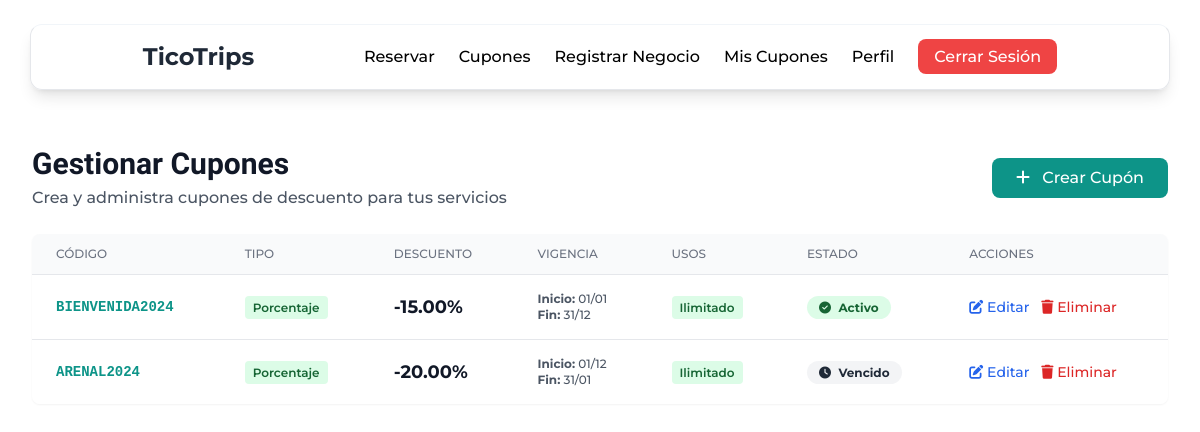
Screenshot of /index.php?controller=business&action=manageCoupons (signed in) with the database file from the repository.
### tables this page shows
CREATE TABLE `cupones_b2b` (
`id_cupon` BIGINT UNSIGNED NOT NULL AUTO_INCREMENT,
`id_negocio_fk` BIGINT UNSIGNED NOT NULL,
`codigo_cupon` VARCHAR(50) NOT NULL UNIQUE,
`tipo_descuento` ENUM('Porcentaje', 'MontoFijo') NOT NULL,
`valor_descuento` DECIMAL(10, 2) NOT NULL,
`fecha_inicio` DATE NOT NULL,
`fecha_fin` DATE NOT NULL,
`usos_restantes` INT UNSIGNED,
`id_estatus` INT UNSIGNED NOT NULL DEFAULT 1,  
`fecha_creacion` TIMESTAMP DEFAULT CURRENT_TIMESTAMP,
PRIMARY KEY (`id_cupon`),
FOREIGN KEY (`id_negocio_fk`) REFERENCES `negocios`(`id_negocio`) ON DELETE CASCADE,
FOREIGN KEY (`id_estatus`) REFERENCES `estatus`(`id_estatus`)
);

### app/controllers/BusinessController.php (called while the page is built, shortened)
<?php
class BusinessController {
    private $businessModel;
    public function __construct() {
        $this->pdo = Database::getInstance()->getConnection();
        $this->businessModel = new Business($this->pdo);
    }
    public function manageCoupons() {
        $negocio_id = $this->businessModel->getBusinessIdByUserId($_SESSION['user_id']);
        $cupones = $this->businessModel->getCouponsByBusinessId($negocio_id);
        require_once __DIR__ . '/../views/business/manage_coupons.php';
    }
}

### app/config/autoload.php (called while the page is built, shortened)
<?php
spl_autoload_register(function ($class) {
    $directories = [
        __DIR__ . '/../controllers/',
        __DIR__ . '/../models/',
        __DIR__ . '/../config/'
    ];
    foreach ($directories as $directory) {
        $file = $directory . $class . '.php';
        if (file_exists($file)) {
            return;
        }
    }
});

### app/config/database.php (called while the page is built, shortened)
<?php
class Database {
    private static $instance = null;
    private $pdo;
    private $db_host = 'localhost';
    private $db_name = 'tico_trips_db';
    private $db_user = 'root';
    private $db_pass = 'admin';
    private $db_charset = 'utf8mb4';
    private $db_port = 3306;
    private function __construct() {
        $dsn = "mysql:host={$this->db_host};dbname={$this->db_name};charset={$this->db_charset};port={$this->db_port}";
        $options = [
            PDO::ATTR_ERRMODE => PDO::ERRMODE_EXCEPTION,
            PDO::ATTR_DEFAULT_FETCH_MODE => PDO::FETCH_ASSOC,
            PDO::ATTR_EMULATE_PREPARES => false
        ];
        try {
            $this->pdo = new PDO($dsn, $this->db_user, $this->db_pass, $options);
        } catch (PDOException $e) {
            error_log("Error de conexión a la base de datos: " . $e->getMessage());
            die("Error de conexión a la base de datos. Contacte al administrador.");
        }
    }
    public static function getInstance() {
        if (self::$instance === null) {
            self::$instance = new self();
        }
        return self::$instance;
    }
    public function getConnection() {
        return $this->pdo;
    }
}

### app/models/Business.php (called while the page is built, shortened)
<?php
class Business {
    private $pdo;
    public function __construct($pdo) {
        $this->pdo = $pdo;
    }
    public function getBusinessIdByUserId($userId) {
        try {
            $stmt = $this->pdo->prepare("
                SELECT id_negocio FROM negocios
                WHERE id_usuario_fk = ? AND id_estatus != 4
                LIMIT 1
            ");
            $stmt->execute([$userId]);
            return $stmt->fetchColumn();
        } catch (PDOException $e) {
            Logger::error("Error obteniendo ID de negocio: " . $e->getMessage());
            return null;
        }
    }
    public function getCouponsByBusinessId($businessId) {
        try {
            $stmt = $this->pdo->prepare("
                SELECT * FROM cupones_b2b
                WHERE id_negocio_fk = ?
                ORDER BY fecha_creacion DESC
            ");
            $stmt->execute([$businessId]);
            return $stmt->fetchAll();
        } catch (PDOException $e) {
            Logger::error("Error obteniendo cupones por negocio: " . $e->getMessage());
            return [];
        }
    }
}

### app/views/business/manage_coupons.php (the view, shortened to what this page needs)
<?php
require_once __DIR__ . '/../layouts/header.php';
?>
<main class="max-w-7xl mx-auto px-4 sm:px-6 lg:px-8 py-8">
    <div class="mb-6 flex justify-between items-center">
        <div>
            <h1 class="text-3xl font-bold text-gray-900">Gestionar Cupones</h1>
            <p class="text-gray-600 mt-1">Crea y administra cupones de descuento para tus servicios</p>
        </div>
        <button onclick="showCreateCouponModal()"
                class="bg-teal-600 text-white px-6 py-2 rounded-lg hover:bg-teal-700 transition">
            <i class="fas fa-plus mr-2"></i> Crear Cupón
        </button>
    </div>
    <div class="bg-white shadow-sm rounded-lg overflow-hidden">
        <table class="min-w-full divide-y divide-gray-200">
            <thead class="bg-gray-50">
                <tr>
                    <th class="px-6 py-3 text-left text-xs font-medium text-gray-500 uppercase">Código</th>
                    <th class="px-6 py-3 text-left text-xs font-medium text-gray-500 uppercase">Tipo</th>
                    <th class="px-6 py-3 text-left text-xs font-medium text-gray-500 uppercase">Descuento</th>
                    <th class="px-6 py-3 text-left text-xs font-medium text-gray-500 uppercase">Vigencia</th>
                    <th class="px-6 py-3 text-left text-xs font-medium text-gray-500 uppercase">Usos</th>
                    <th class="px-6 py-3 text-left text-xs font-medium text-gray-500 uppercase">Estado</th>
                    <th class="px-6 py-3 text-left text-xs font-medium text-gray-500 uppercase">Acciones</th>
                </tr>
            </thead>
            <tbody class="bg-white divide-y divide-gray-200">
                <?php if (!empty($cupones)): ?>
                    <?php foreach ($cupones as $cupon): ?>
                        <tr class="hover:bg-gray-50 transition">
                            <td class="px-6 py-4 whitespace-nowrap text-sm font-mono font-semibold text-teal-600">
                                <?= htmlspecialchars($cupon['codigo_cupon']) ?>
                            </td>
                            <td class="px-6 py-4 whitespace-nowrap text-sm text-gray-600">
                                <span class="px-2 py-1 rounded text-xs font-semibold"
                                      style="background-color: <?= $cupon['tipo_descuento'] === 'Porcentaje' ? '#dcfce7' : '#fef3c7' ?>; color: <?= $cupon['tipo_descuento'] === 'Porcentaje' ? '#166534' : '#b45309' ?>;">
                                    <?= htmlspecialchars($cupon['tipo_descuento']) ?>
                                </span>
                            </td>
                            <td class="px-6 py-4 whitespace-nowrap text-sm text-gray-900 font-bold">
                                <?php if ($cupon['tipo_descuento'] === 'Porcentaje'): ?>
                                    <span class="text-lg">-<?= $cupon['valor_descuento'] ?>%</span>
                                <?php else: ?>
                                    <span class="text-lg">-₡<?= number_format($cupon['valor_descuento'], 0) ?></span>
                                <?php endif; ?>
                            </td>
                            <td class="px-6 py-4 whitespace-nowrap text-sm text-gray-600">
                                <div class="text-xs">
                                    <strong>Inicio:</strong> <?= date('d/m', strtotime($cupon['fecha_inicio'])) ?><br>
                                    <strong>Fin:</strong> <?= date('d/m', strtotime($cupon['fecha_fin'])) ?>
                                </div>
                            </td>
                            <td class="px-6 py-4 whitespace-nowrap text-sm text-gray-600 font-medium">
                                <?php if ($cupon['usos_restantes'] !== null): ?>
                                    <span class="px-2 py-1 rounded text-xs font-semibold bg-orange-100 text-orange-800">
                                        <?= $cupon['usos_restantes'] ?> restantes
                                    </span>
                                <?php else: ?>
                                    <span class="px-2 py-1 rounded text-xs font-semibold bg-green-100 text-green-800">
                                        Ilimitado
                                    </span>
                                <?php endif; ?>
                            </td>
                            <td class="px-6 py-4 whitespace-nowrap">
                                <?php
                                $es_activo = $cupon['id_estatus'] == 1 && strtotime($cupon['fecha_fin']) >= time();
                                ?>
                                <?php if ($es_activo): ?>
                                    <span class="px-3 py-1 text-xs font-bold rounded-full bg-green-100 text-green-800">
                                        <i class="fas fa-check-circle mr-1"></i> Activo
                                    </span>
                                <?php else: ?>
                                    <span class="px-3 py-1 text-xs font-bold rounded-full bg-gray-100 text-gray-800">
                                        <i class="fas fa-clock mr-1"></i> Vencido
                                    </span>
                                <?php endif; ?>
                            </td>
                            <td class="px-6 py-4 whitespace-nowrap text-sm font-medium space-x-2">
                                <button onclick="showEditCouponModal(<?= htmlspecialchars(json_encode($cupon)) ?>)"
                                        class="text-blue-600 hover:text-blue-900 transition">
                                    <i class="fas fa-edit"></i> Editar
                                </button>
                                <button onclick="if(confirm('¿Eliminar este cupón?')) deleteCoupon(<?= $cupon['id_cupon'] ?>)"
                                        class="text-red-600 hover:text-red-900 transition">
                                    <i class="fas fa-trash"></i> Eliminar
                                </button>
                            </td>
                        </tr>
                    <?php endforeach; ?>
                <?php endif; ?>
            </tbody>
        </table>
    </div>
</main>
<?php require_once __DIR__ . '/../layouts/footer.php'; ?>

### app/public/css/index.css (style rules this page uses)
body { font-family: 'Montserrat', sans-serif; font-weight: 500; }
h1,h2,h3,h4 { font-family: "Momo Trust Display", sans-serif; }

### rows the page displays
cupones_b2b: codigo_cupon "BIENVENIDA2024", tipo_descuento "Porcentaje", valor_descuento "15.00", fecha_inicio "01/01", fecha_fin "31/12", shows "Ilimitado", shows "Activo"
cupones_b2b: codigo_cupon "ARENAL2024", tipo_descuento "Porcentaje", valor_descuento "20.00", fecha_inicio "01/12", fecha_fin "31/01", shows "Ilimitado", shows "Vencido"
